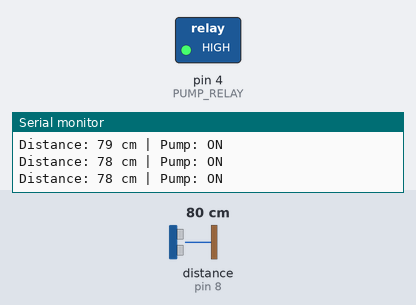
Recording of a sketch running on a simulated Arduino Uno, built with avr-gcc and run on an emulated ATmega328P. Parts: switched loads named in the sketch (green lamp = pin HIGH), the last lines printed to the serial monitor. Wiring (inferred from the names in the program): ultrasonic range finder: trigger pin 7; echo pin 8. The inputs (shaded band) are chosen by the test bench; at power-on: distance to the obstacle (sensor on pin 8) 80 cm. The echo pulse lasts 58.3 µs per cm; pins used as bus, display or sensor lines are not drawn.

Above: at 1.3 s.
1.4 s: distance to the obstacle (sensor on pin 8) set to 6 cm
2.9 s: distance to the obstacle (sensor on pin 8) set to 3 cm
At 4.0 s:
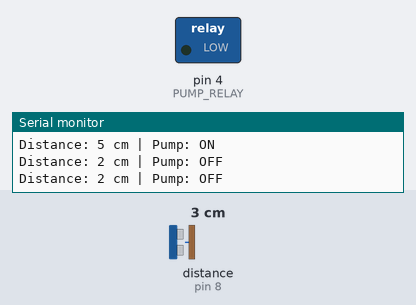
4.5 s: distance to the obstacle (sensor on pin 8) set to 12 cm
6.0 s: distance to the obstacle (sensor on pin 8) set to 15 cm
At 6.6 s:
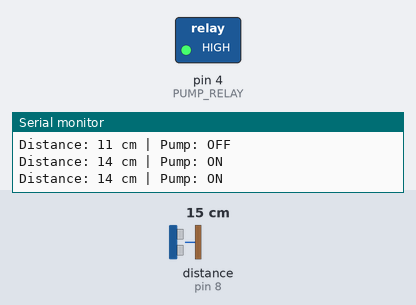
7.5 s: distance to the obstacle (sensor on pin 8) set to 2 cm
At 7.9 s:
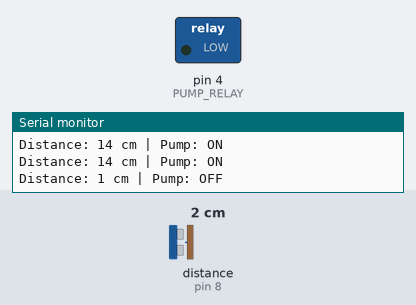
Timing chart, 0 to 10.0 s (numbered marks = the images above; inputs shaded):
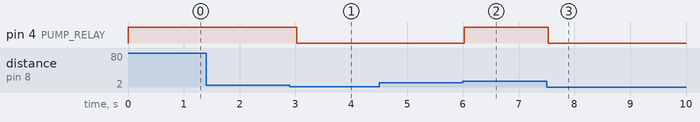

The sketch:

ultrasonic_pump_test.ino
```cpp
/*
  HC-SR04 Water Level + Pump - Standalone Test
  Wiring:
    HC-SR04: Trig->D7, Echo->D8, 5V, GND
    Relay (pump): IN->D4, 5V, GND
  Logic:
    distance >= 13 cm -> water LOW -> pump ON
    distance <= 3 cm  -> water FULL -> pump OFF
  Open Serial Monitor at 9600 baud.
*/

#define TRIG_PIN 7
#define ECHO_PIN 8
#define PUMP_RELAY 4

const float LOW_THRESHOLD_CM  = 13.0; // distance at/above this -> pump ON
const float FULL_THRESHOLD_CM = 3.0;  // distance at/below this -> pump OFF

bool pumpOn = false;

void setup() {
  Serial.begin(9600);
  pinMode(TRIG_PIN, OUTPUT);
  pinMode(ECHO_PIN, INPUT);
  pinMode(PUMP_RELAY, OUTPUT);
  digitalWrite(PUMP_RELAY, LOW); // adjust LOW/HIGH to match your relay's active state
}

void loop() {
  long distance = getDistanceCM();

  if (distance >= LOW_THRESHOLD_CM) {
    pumpOn = true;
  } else if (distance <= FULL_THRESHOLD_CM) {
    pumpOn = false;
  }
  // else: distance is between thresholds -> keep current pump state

  digitalWrite(PUMP_RELAY, pumpOn ? HIGH : LOW);

  Serial.print("Distance: ");
  Serial.print(distance);
  Serial.print(" cm | Pump: ");
  Serial.println(pumpOn ? "ON" : "OFF");

  delay(500);
}

long getDistanceCM() {
  digitalWrite(TRIG_PIN, LOW);
  delayMicroseconds(2);
  digitalWrite(TRIG_PIN, HIGH);
  delayMicroseconds(10);
  digitalWrite(TRIG_PIN, LOW);
  long duration = pulseIn(ECHO_PIN, HIGH, 30000);
  return duration * 0.034 / 2;
}
```

Measured:
- the behaviour switches between 5 and 4 cm on distance to the obstacle (sensor on pin 8) (found by bisection; images 0 and 1)
- the behaviour switches between 13 and 14 cm on distance to the obstacle (sensor on pin 8) (found by bisection; images 1 and 2)
- after the input at 2.9 s, pin 4 (PUMP_RELAY): HIGH → LOW after 0.12 s
- after the input at 6.0 s, pin 4 (PUMP_RELAY): LOW → HIGH at once
- after the input at 7.5 s, pin 4 (PUMP_RELAY): HIGH → LOW at once
